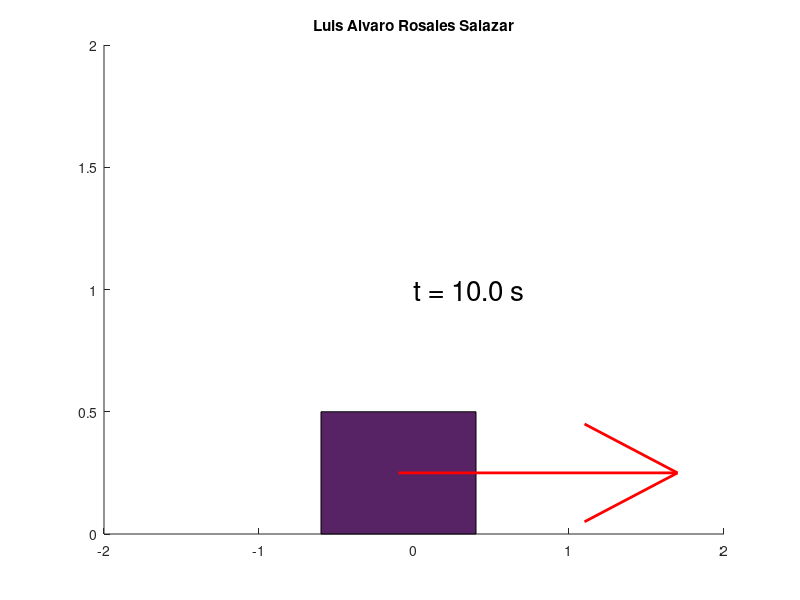

Write MATLAB code to recreate this figure.
clear all % limpia todas las variables
close all % cierra todas las ventanas
clc %limpia pantalla

%parametros fisicos
k=200; %Constante del resorte (N/m)
m = 0.5;
altura = 0.5;
ancho = 1;

%Parametros temporales
ti = 0; %Tiempo inicial
tf = 10; %Tiempo final
N=200; %Numero de pasos temporales
dt = (tf-ti)/N; %Tiempo de paso

%condiciones iniciales
t(1)=ti;
x(1)=0.1;
v(1) = 0;

%fotografia inicial
figure(1)
caja = rectangle("position",[x(1)-ancho/2, 0, ancho, altura]);
set(caja, "facecolor","#572364");
hold on
axis([-2,2,0,2])
fuerza = quiver(x(1), altura/2, -k*x(1)/10, 0);
set(fuerza, "color", "red", "linewidth", 2)
texto = sprintf("t = %.1f s", t(1));
letrero = text(0,1,texto);
set(letrero, "fontsize", 20)
title('Luis Alvaro Rosales Salazar')

%nucleo del programa
for n= 1:N
  delete(caja)
  delete(fuerza)
  delete(letrero)
  t(n+1)=t(n)+dt;
  F = -k*x(n);
  v(n+1)=v(n)+F/m*dt;
  x(n+1)=x(n)+v(n+1)*dt;
  caja = rectangle("position",[x(n+1)-ancho/2, 0, ancho, altura]);
  set(caja, "facecolor","#572364");
  fuerza = quiver(x(n+1), altura/2, -k*x(n+1)/10, 0);
  set(fuerza, "color", "red", "linewidth", 2)
  texto = sprintf("t = %.1f s", t(n+1));
  letrero = text(0,1,texto);
  set(letrero, "fontsize", 20)
  pause(0.01)
end